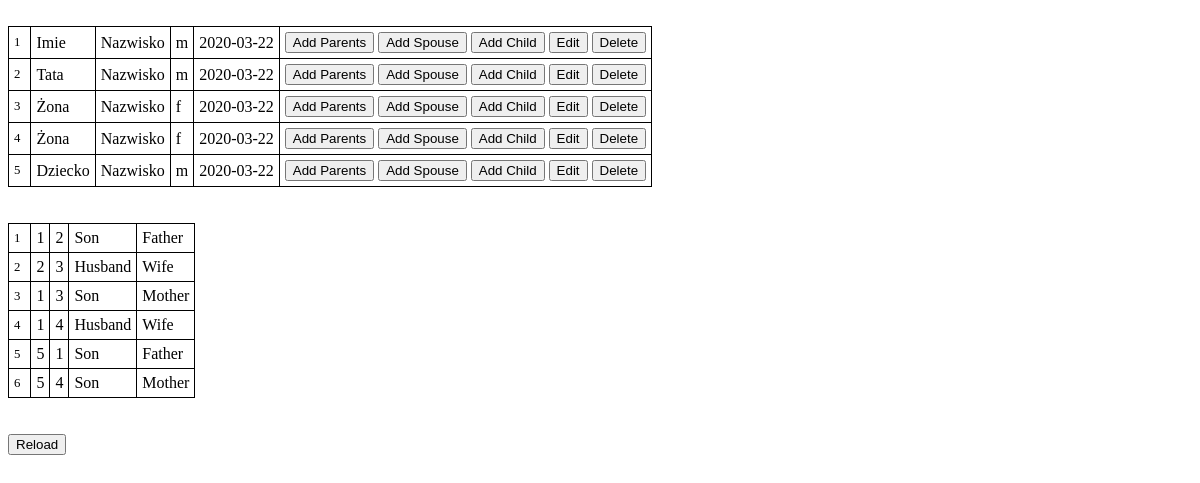
Screenshot of /v0.2/index.php with the database file from the repository.
### tables this page shows
CREATE TABLE `individuals` (
  `ind_id` int(11) NOT NULL,
  `first_name` text NOT NULL,
  `last_name` text NOT NULL,
  `gender_mf` enum('m','f') NOT NULL,
  `birthdate` date NOT NULL
);

CREATE TABLE `relationships` (
  `rel_id` int(11) NOT NULL,
  `ind1_id` int(11) NOT NULL,
  `ind2_id` int(11) NOT NULL,
  `ind1_role` text NOT NULL,
  `ind2_role` text NOT NULL
);

### v0.2/index.php (the view, shortened to what this page needs)
 <!DOCTYPE html>
<html lang="en">
<head>
    <link rel="stylesheet" href="style.css">
</head>
<body>
 <?php
    $conn = new mysqli('localhost', 'root', '', 'familytree2');
    $conn->set_charset("utf8");
    $individuals = $conn->query("SELECT * FROM individuals");
    echo '<br><table>';
    while($row = $individuals->fetch_assoc()) {
        echo "<tr>";
        if(@$_POST['edit']==$row['ind_id']) {
            echo '<form method="post"><td>'.$row['ind_id']."</td><td>";
            echo '<input type"text" value="'.$row['first_name'].'" name="first_name"></td><td>';
            echo '<input type"text" value="'.$row['last_name'].'" name="last_name"></td><td>';
            echo '<label> <input type="radio" name="gender" value="m" checked> Male</label>
            <label> <input type="radio" name="gender" value="f"> Female</label></td><td>';
            echo '<input type"text" value="'.$row['birthdate'].'" name="birthdate"></td><td>';
            echo '<button type="submit" name="save" value="'.$_POST['edit'].'">Save</button></td></form>';
        } else {
            echo "<td>".$row['ind_id']."</td><td>";
            echo $row['first_name']."</td><td>";
            echo $row['last_name']."</td><td>";
            echo $row['gender_mf']."</td><td>";
            echo $row['birthdate']."</td>";
            echo '<td><form method="post"><button type="submit" name="addParents" value="'.$row['ind_id'].'">Add Parents</button>
            <button type="submit" name="addSpouse" value="'.$row['ind_id'].'">Add Spouse</button>
            <button type="submit" name="addChild" value="'.$row['ind_id'].'">Add Child</button>
            <button type="submit" name="edit" value="'.$row['ind_id'].'">Edit</button>
            <button type="submit" name="delete" value="'.$row['ind_id'].'">Delete</button></form></td></tr>';
        }
    }
    echo "</table><br><br>";
    $relationships = $conn->query("SELECT * FROM relationships");
    echo '<table>';
    while($row = $relationships->fetch_assoc()) {
        echo "<tr>";
        foreach($row as $i => $value) {
            echo '<td>'.$value.'</td>';
        }
        echo '</tr>';
    }
    echo "</table>";
 ?>
<br><br>
<button onclick="window.location = window.location.href;">Reload</button>
</body>
</html>

### v0.2/style.css (style rules this page uses)
table { border-collapse: collapse; }
td { border: 1px solid black; padding: 5px; }
td:first-child { font-size: 0.8em; padding-right: 10px; }

### rows the page displays
individuals: ind_id "1", first_name "Imie", last_name "Nazwisko", gender_mf "m", birthdate "2020-03-22"
individuals: ind_id "2", first_name "Tata", last_name "Nazwisko", gender_mf "m", birthdate "2020-03-22"
individuals: ind_id "3", first_name "Żona", last_name "Nazwisko", gender_mf "f", birthdate "2020-03-22"
individuals: ind_id "4", first_name "Żona", last_name "Nazwisko", gender_mf "f", birthdate "2020-03-22"
individuals: ind_id "5", first_name "Dziecko", last_name "Nazwisko", gender_mf "m", birthdate "2020-03-22"
relationships: rel_id "1", ind1 "1", ind2 "2", ind1_role "Son", ind2_role "Father"
relationships: rel_id "2", ind1 "2", ind2 "3", ind1_role "Husband", ind2_role "Wife"
relationships: rel_id "3", ind1 "1", ind2 "3", ind1_role "Son", ind2_role "Mother"
relationships: rel_id "4", ind1 "1", ind2 "4", ind1_role "Husband", ind2_role "Wife"
relationships: rel_id "5", ind1 "5", ind2 "1", ind1_role "Son", ind2_role "Father"
relationships: rel_id "6", ind1 "5", ind2 "4", ind1_role "Son", ind2_role "Mother"
